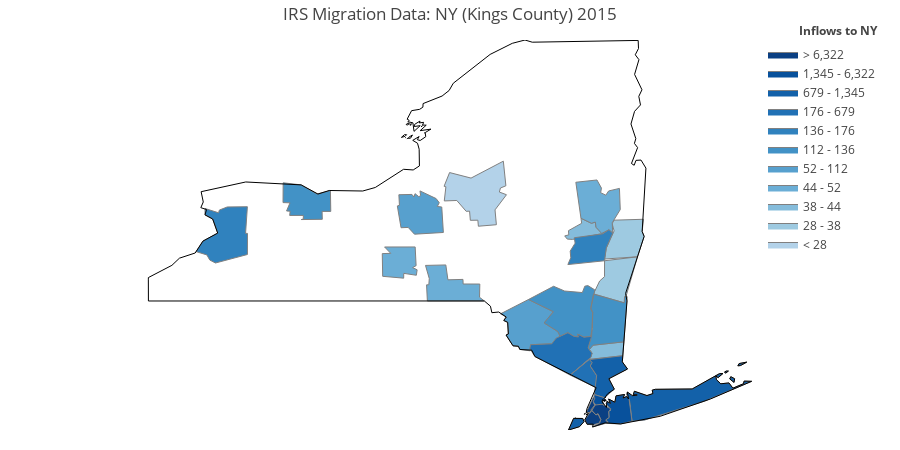

The cell this chart's notebook holds for it:
### Code cell
basis_col = direction[0:1] + '_County'
delta_col = 'O_Abbr' if (direction[0:1] == "I") else 'I_Abbr'
delta_fips = 'O_FIPS' if (direction[0:1] == "I") else 'I_FIPS'
delta = scope if (scope in df_irs[delta_col].values) else df_irs[delta_col]
index = (df_irs.Year_From == year) & \
        (df_irs.Direction == direction) & \
        (df_irs[basis_col] == basis) & \
        (df_irs[delta_col] == delta)
fips = df_irs[index][delta_fips]
values = df_irs[index].Returns.values
colorscale = ["#b3d2e9","#9ecae1","#85bcdb","#6baed6","#57a0ce","#4292c6",
              "#3082be","#2171b5","#1361a9","#08519c","#0b4083","#08306b"]
fig = ff.create_choropleth(fips=fips, values=values, scope=[scope],
                           binning_endpoints=np.percentile(values,range(0,100,10)).tolist(),
                           state_outline={'color':'black', 'width': 1},
                           county_outline={'color': 'grey', 'width': 1},
                           show_hover=True,
                           show_state_data=True, # state oulines
                           round_legend_values=True,
                           dragmode = 'zoom',
                           colorscale = colorscale, 
                           legend_title = direction + 's to ' + scope,
                           title='IRS Migration Data: NY (' + basis + ") " + str(year)
                          )
offline.iplot(fig)

### Figure 1 — Plotly figure (JSON) as saved in the notebook; plotly's stock layout.template omitted (floating-point values rounded to 4 significant figures; data arrays with more than 128 entries replaced by an {"elided": "..."} marker saying what was removed)
{"data": [{"fill": "toself", "fillcolor": "#b3d2e9", "hoverinfo": "none", "line": {"color": "grey", "width": 1}, "mode": "lines", "name": "< 28", "type": "scatter", "x": [-75.89, -75.81, -75.53, -75.11, -75.08, -75.15, -75.16, -75.07, -75.22, -75.2, -75.44, -75.44, -75.54, -75.55, -75.6, -75.72, -75.88, -75.86, -75.89, null], "y": [43.33, 43.48, 43.42, 43.62, 43.33, 43.3, 43.26, 43.23, 43.05, 42.88, 42.86, 42.93, 42.93, 43.04, 43.04, 43.16, 43.16, 43.32, 43.33, null]}, {"fill": "toself", "fillcolor": "#9ecae1", "hoverinfo": "none", "line": {"color": "grey", "width": 1}, "mode": "lines", "name": "28 - 38", "type": "scatter", "x": [-73.93, -73.85, -73.78, -73.78, -73.35, -73.53, -73.93, null, -73.79, -73.76, -73.66, -73.68, -73.66, -73.27, -73.29, -73.26, -73.35, -73.79, null], "y": [42.08, 42.23, 42.28, 42.46, 42.51, 41.98, 42.08, null, 42.48, 42.61, 42.81, 42.89, 42.93, 42.94, 42.8, 42.75, 42.51, 42.48, null]}, {"fill": "toself", "fillcolor": "#85bcdb", "hoverinfo": "none", "line": {"color": "grey", "width": 1}, "mode": "lines", "name": "38 - 44", "type": "scatter", "x": [-73.98, -73.95, -73.98, -73.93, -73.53, -73.54, -73.98, null, -74.31, -74.25, -74.26, -74.08, -74.09, -73.96, -73.9, -73.9, -73.81, -74.2, -74.27, -74.31, null], "y": [41.32, 41.4, 41.44, 41.49, 41.53, 41.37, 41.32, null, 42.75, 42.76, 42.81, 42.9, 42.96, 42.9, 42.91, 42.85, 42.78, 42.71, 42.71, 42.75, null]}, {"fill": "toself", "fillcolor": "#6baed6", "hoverinfo": "none", "line": {"color": "grey", "width": 1}, "mode": "lines", "name": "44 - 52", "type": "scatter", "x": [-76.13, -75.86, -75.84, -75.64, -75.64, -75.42, -75.42, -75.36, -76.11, -76.12, -76.09, -76.08, -76.13, null, -74.16, -73.88, -73.82, -73.83, -73.77, -73.73, -73.59, -73.58, -73.68, -73.68, -73.73, -73.82, -73.9, -73.9, -73.96, -74.09, -74.16, null, -76.7, -76.59, -76.67, -76.27, -76.25, -76.3, -76.24, -76.25, -76.42, -76.42, -76.69, -76.7, null], "y": [42.41, 42.42, 42.24, 42.25, 42.2, 42.2, 42.04, 42.0, 42.0, 42.19, 42.19, 42.26, 42.41, null, 43.37, 43.4, 43.3, 43.25, 43.22, 43.27, 43.3, 43.06, 42.9, 42.78, 42.82, 42.78, 42.85, 42.91, 42.9, 42.96, 43.37, null, 42.55, 42.55, 42.62, 42.62, 42.41, 42.39, 42.36, 42.3, 42.32, 42.26, 42.28, 42.55, null]}, {"fill": "toself", "fillcolor": "#57a0ce", "hoverinfo": "none", "line": {"color": "grey", "width": 1}, "mode": "lines", "name": "52 - 112", "type": "scatter", "x": [-76.5, -76.47, -76.48, -76.31, -76.28, -76.27, -76.22, -76.19, -76.2, -75.99, -75.95, -75.98, -75.92, -75.9, -76.27, -76.36, -76.45, -76.5, null, -75.15, -74.78, -74.45, -74.58, -74.4, -74.36, -74.48, -74.75, -74.76, -74.89, -74.91, -74.98, -75.07, -75.04, -75.05, -75.1, -75.07, -75.15, null], "y": [43.1, 43.1, 43.23, 43.23, 43.2, 43.24, 43.2, 43.22, 43.27, 43.18, 43.13, 43.09, 43.09, 42.79, 42.77, 42.85, 42.85, 43.1, null, 41.85, 42.02, 41.88, 41.75, 41.64, 41.59, 41.5, 41.49, 41.42, 41.44, 41.48, 41.48, 41.61, 41.62, 41.75, 41.77, 41.81, 41.85, null]}, {"fill": "toself", "fillcolor": "#4292c6", "hoverinfo": "none", "line": {"color": "grey", "width": 1}, "mode": "lines", "name": "112 - 136", "type": "scatter", "x": [-74.0, -73.94, -73.94, -73.96, -73.93, -73.53, -73.52, -73.49, -73.53, -73.93, -73.98, -74.0, null, -78.0, -78.0, -77.76, -77.55, -77.38, -77.37, -77.49, -77.48, -77.76, -77.73, -77.73, -77.91, -77.9, -77.95, -77.91, -78.0, null, -74.78, -74.45, -74.31, -74.07, -74.04, -74.0, -73.91, -73.96, -73.94, -73.95, -74.05, -74.13, -74.13, -74.19, -74.26, -74.37, -74.4, -74.58, -74.45, -74.78, null], "y": [41.46, 41.68, 41.87, 41.91, 42.08, 41.98, 42.05, 42.05, 41.53, 41.49, 41.44, 41.46, null, 43.14, 43.37, 43.34, 43.24, 43.28, 43.03, 43.03, 42.94, 42.94, 42.95, 42.99, 42.99, 43.04, 43.04, 43.13, 43.14, null, 42.02, 42.17, 42.11, 42.1, 42.17, 42.18, 42.13, 41.91, 41.87, 41.59, 41.58, 41.62, 41.58, 41.59, 41.63, 41.59, 41.64, 41.75, 41.88, 42.02, null]}, {"fill": "toself", "fillcolor": "#3082be", "hoverinfo": "none", "line": {"color": "grey", "width": 1}, "mode": "lines", "name": "136 - 176", "type": "scatter", "x": [-74.26, -74.23, -74.23, -74.17, -74.18, -73.81, -73.73, -73.68, -73.76, -73.78, -74.26, null, -79.14, -79.05, -78.85, -78.92, -79.02, -79.02, -78.84, -78.83, -78.73, -78.46, -78.49, -78.46, -78.46, -78.88, -78.96, -79.0, -79.14, null], "y": [42.42, 42.5, 42.58, 42.67, 42.73, 42.78, 42.82, 42.78, 42.61, 42.46, 42.42, null, 42.57, 42.69, 42.78, 42.95, 42.99, 43.07, 43.02, 43.05, 43.09, 43.09, 42.78, 42.78, 42.54, 42.44, 42.47, 42.53, 42.57, null]}, {"fill": "toself", "fillcolor": "#2171b5", "hoverinfo": "none", "line": {"color": "grey", "width": 1}, "mode": "lines", "name": "176 - 679", "type": "scatter", "x": [-74.76, -74.75, -74.48, -74.42, -74.26, -74.19, -74.13, -74.13, -74.05, -73.95, -74.0, -73.95, -73.96, -74.23, -74.7, -74.76, null, -74.23, -73.98, -73.95, -73.97, -73.89, -73.89, -74.23, null], "y": [41.45, 41.49, 41.5, 41.57, 41.63, 41.59, 41.58, 41.62, 41.58, 41.59, 41.46, 41.4, 41.35, 41.14, 41.36, 41.45, null, 41.14, 41.32, 41.29, 41.25, 41.14, 41.0, 41.14, null]}, {"fill": "toself", "fillcolor": "#1361a9", "hoverinfo": "none", "line": {"color": "grey", "width": 1}, "mode": "lines", "name": "679 - 1,345", "type": "scatter", "x": [-74.16, -74.16, -74.16, -74.16, -74.16, null, -74.26, -74.19, -74.07, -74.05, -74.11, -74.26, null, -72.04, -72.02, -71.92, -72.0, -72.04, null, -72.14, -72.13, -72.08, -72.09, -72.14, null, -72.21, -72.19, -72.16, -72.2, -72.21, null, -73.5, -73.49, -73.43, -73.36, -73.41, -73.39, -73.23, -73.15, -73.16, -73.12, -72.64, -72.28, -72.23, -72.29, -72.33, -72.32, -72.26, -72.15, -72.1, -71.96, -71.96, -71.86, -72.47, -73.26, -73.42, -73.46, -73.5, null, -73.77, -73.77, -73.77, -73.78, -73.77, null, -73.98, -73.54, -73.55, -73.48, -73.73, -73.66, -73.78, -73.92, -73.89, -73.97, -73.95, -73.98, null], "y": [40.65, 40.64, 40.64, 40.64, 40.65, null, 40.51, 40.64, 40.64, 40.6, 40.55, 40.51, null, 41.25, 41.28, 41.29, 41.25, 41.25, null, 41.1, 41.12, 41.1, 41.06, 41.1, null, 41.18, 41.19, 41.19, 41.16, 41.18, null, 40.92, 40.95, 40.91, 40.91, 40.92, 40.96, 40.91, 40.93, 40.97, 40.98, 40.98, 41.16, 41.16, 41.11, 41.13, 41.09, 41.04, 41.05, 40.99, 41.04, 41.07, 41.07, 40.84, 40.62, 40.61, 40.84, 40.92, null, 40.88, 40.89, 40.88, 40.88, 40.88, null, 41.32, 41.37, 41.3, 41.21, 41.1, 40.98, 40.88, 40.92, 41.14, 41.25, 41.29, 41.32, null]}, {"fill": "toself", "fillcolor": "#08519c", "hoverinfo": "none", "line": {"color": "grey", "width": 1}, "mode": "lines", "name": "1,345 - 6,322", "type": "scatter", "x": [-73.77, -73.77, -73.77, -73.77, -73.77, null, -73.93, -73.92, -73.78, -73.78, -73.82, -73.79, -73.89, -73.93, null, -73.49, -73.49, -73.49, -73.49, null, -73.77, -73.72, -73.73, -73.7, -73.77, -73.75, -73.71, -73.73, -73.65, -73.63, -73.52, -73.54, -73.49, -73.46, -73.42, -73.57, -73.75, -73.74, -73.77, null], "y": [40.86, 40.86, 40.84, 40.85, 40.86, null, 40.83, 40.92, 40.88, 40.84, 40.85, 40.8, 40.79, 40.83, null, 40.92, 40.92, 40.92, 40.92, null, 40.62, 40.65, 40.72, 40.74, 40.81, 40.84, 40.82, 40.87, 40.83, 40.9, 40.92, 40.88, 40.89, 40.87, 40.61, 40.58, 40.58, 40.6, 40.62, null]}, {"fill": "toself", "fillcolor": "#0b4083", "hoverinfo": "none", "line": {"color": "grey", "width": 1}, "mode": "lines", "name": "> 6,322", "type": "scatter", "x": [-74.04, -73.96, -73.9, -73.87, -73.83, -73.85, -73.93, -74.01, -74.04, null, -74.0, -74.0, -74.0, -74.0, null, -74.0, -74.0, -74.0, -74.0, -74.0, null, -74.01, -74.0, -74.0, -74.0, -74.01, null, -74.01, -74.01, -74.01, -74.01, null, -74.02, -73.93, -73.91, -73.93, -73.91, -73.97, -74.02, null, -74.03, -74.02, -74.01, -74.01, -74.03, null, -74.05, -74.04, -74.04, -74.04, -74.05, null, -73.96, -73.91, -73.82, -73.7, -73.73, -73.72, -73.77, -73.74, -73.94, -73.85, -73.83, -73.87, -73.9, -73.96, null], "y": [40.63, 40.74, 40.68, 40.7, 40.63, 40.59, 40.57, 40.57, 40.63, null, 40.7, 40.7, 40.7, 40.7, null, 40.7, 40.7, 40.7, 40.7, 40.7, null, 40.69, 40.7, 40.7, 40.69, 40.69, null, 40.69, 40.69, 40.68, 40.69, null, 40.71, 40.88, 40.88, 40.83, 40.79, 40.71, 40.71, null, 40.69, 40.69, 40.69, 40.69, 40.69, null, 40.69, 40.7, 40.7, 40.69, 40.69, null, 40.74, 40.8, 40.81, 40.75, 40.72, 40.65, 40.62, 40.59, 40.54, 40.59, 40.63, 40.7, 40.68, 40.74, null]}, {"hoverinfo": "text", "legendgroup": "centroids", "marker": {"color": "white", "opacity": 0}, "mode": "markers", "name": "US Counties", "selected": {"marker": {"color": "white", "opacity": 1, "size": 3}}, "showlegend": false, "text": ["County: Westchester<br>State: New York<br>FIPS: 36119<br>Value: 797", "County: Westchester<br>State: New York<br>FIPS: 36119<br>Value: 797", "County: Suffolk<br>State: New York<br>FIPS: 36103<br>Value: 1068", "County: Suffolk<br>State: New York<br>FIPS: 36103<br>Value: 1068", "County: Suffolk<br>State: New York<br>FIPS: 36103<br>Value: 1068", "County: Suffolk<br>State: New York<br>FIPS: 36103<br>Value: 1068", "County: Richmond<br>State: New York<br>FIPS: 36085<br>Value: 1332", "County: Richmond<br>State: New York<br>FIPS: 36085<br>Value: 1332", "County: New York<br>State: New York<br>FIPS: 36061<br>Value: 14949", "County: New York<br>State: New York<br>FIPS: 36061<br>Value: 14949", "County: New York<br>State: New York<br>FIPS: 36061<br>Value: 14949", "County: New York<br>State: New York<br>FIPS: 36061<br>Value: 14949", "County: New York<br>State: New York<br>FIPS: 36061<br>Value: 14949", "County: New York<br>State: New York<br>FIPS: 36061<br>Value: 14949", "County: New York<br>State: New York<br>FIPS: 36061<br>Value: 14949", "County: Nassau<br>State: New York<br>FIPS: 36059<br>Value: 1397", "County: Nassau<br>State: New York<br>FIPS: 36059<br>Value: 1397", "County: Bronx<br>State: New York<br>FIPS: 36005<br>Value: 2677", "County: Bronx<br>State: New York<br>FIPS: 36005<br>Value: 2677", "County: Albany<br>State: New York<br>FIPS: 36001<br>Value: 159", "County: Broome<br>State: New York<br>FIPS: 36007<br>Value: 51", "County: Columbia<br>State: New York<br>FIPS: 36021<br>Value: 37", "County: Dutchess<br>State: New York<br>FIPS: 36027<br>Value: 129", "County: Erie<br>State: New York<br>FIPS: 36029<br>Value: 150", "County: Kings<br>State: New York<br>FIPS: 36047<br>Value: 951889", "County: Monroe<br>State: New York<br>FIPS: 36055<br>Value: 136", "County: Oneida<br>State: New York<br>FIPS: 36065<br>Value: 28", "County: Onondaga<br>State: New York<br>FIPS: 36067<br>Value: 88", "County: Orange<br>State: New York<br>FIPS: 36071<br>Value: 210", "County: Putnam<br>State: New York<br>FIPS: 36079<br>Value: 41", "County: Queens<br>State: New York<br>FIPS: 36081<br>Value: 8753", "County: Rensselaer<br>State: New York<br>FIPS: 36083<br>Value: 38", "County: Rockland<br>State: New York<br>FIPS: 36087<br>Value: 202", "County: Saratoga<br>State: New York<br>FIPS: 36091<br>Value: 45", "County: Schenectady<br>State: New York<br>FIPS: 36093<br>Value: 40", "County: Sullivan<br>State: New York<br>FIPS: 36105<br>Value: 57", "County: Tompkins<br>State: New York<br>FIPS: 36109<br>Value: 48", "County: Ulster<br>State: New York<br>FIPS: 36111<br>Value: 128"], "type": "scatter", "unselected": {"marker": {"opacity": 0}}, "x": [[-73.77], [-73.76], [-71.99], [-72.11], [-72.19], [-72.85], [-74.16], [-74.15], [-74.0], [-74.0], [-74.0], [-74.01], [-73.97], [-74.02], [-74.04], [-73.49], [-73.59], [-73.77], [-73.87], -73.97, -75.82, -73.63, -73.74, -78.73, -73.94, -77.7, -75.44, -76.19, -74.31, -73.75, -73.82, -73.51, -74.02, -73.86, -74.06, -74.77, -76.47, -74.26], "y": [[40.88], [41.16], [41.27], [41.09], [41.18], [40.87], [40.64], [40.58], [40.7], [40.7], [40.69], [40.69], [40.78], [40.69], [40.69], [40.92], [40.73], [40.85], [40.85], 42.6, 42.16, 42.25, 41.77, 42.76, 40.64, 43.15, 43.24, 43.01, 41.4, 41.43, 40.7, 42.71, 41.15, 43.11, 42.82, 41.72, 42.45, 41.89]}, {"hoverinfo": "text", "legendgroup": "States", "line": {"color": "black", "width": 1}, "mode": "lines", "showlegend": false, "type": "scatter", "x": {"elided": "251 float values"}, "y": {"elided": "251 float values"}}], "layout": {"annotations": [{"showarrow": false, "text": "<b>Inflows to NY</b>", "x": 1, "xanchor": "right", "xref": "paper", "y": 1.05, "yref": "paper"}], "dragmode": "zoom", "height": 450, "hovermode": "closest", "legend": {"traceorder": "reversed", "x": 1, "xanchor": "right", "y": 1, "yanchor": "top"}, "margin": {"b": 20, "l": 20, "r": 20, "t": 40}, "title": "IRS Migration Data: NY (Kings County) 2015", "width": 900, "xaxis": {"autorange": false, "fixedrange": true, "range": [-81.44, -70.17], "showgrid": false, "showticklabels": false, "zeroline": false}, "yaxis": {"autorange": false, "fixedrange": true, "range": [40.51, 45.02], "showgrid": false, "showticklabels": false, "zeroline": false}}}
